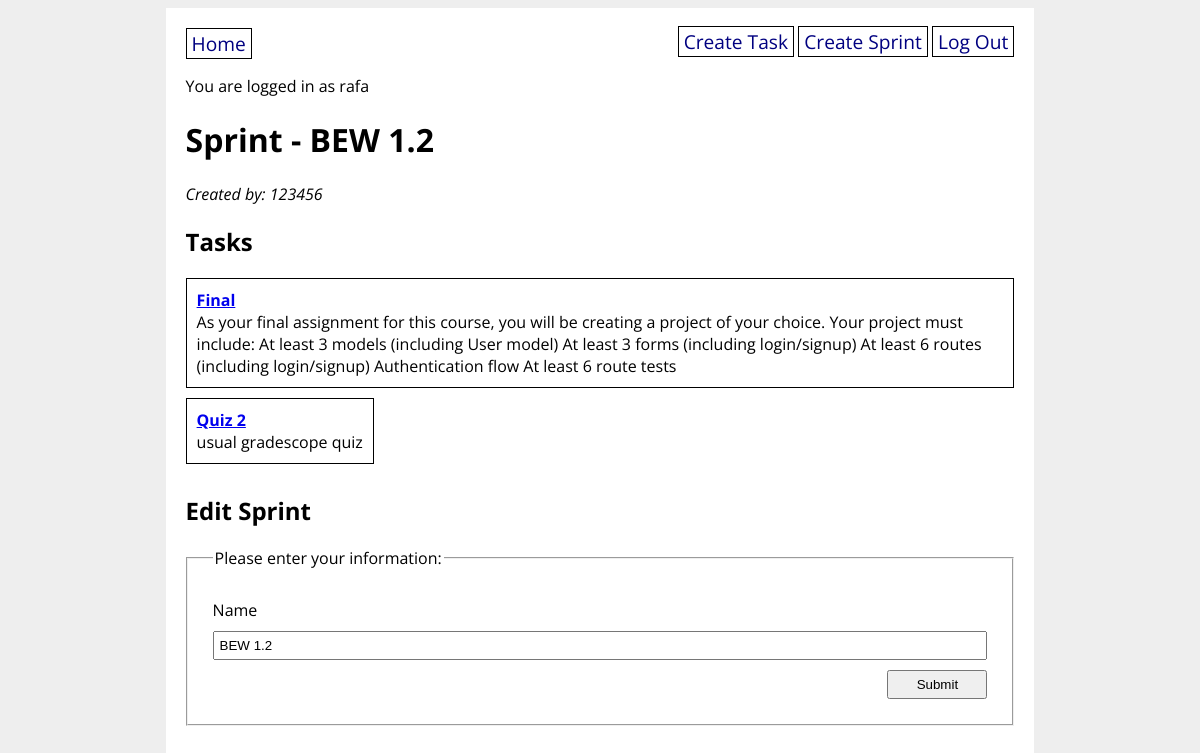
Screenshot of /sprint/1 (signed in) with the database file from the repository.
### final_app/models.py (models this page shows, shortened)
class User(UserMixin, db.Model):
    id = db.Column(db.Integer, primary_key=True)
    username = db.Column(db.String(20), nullable=False, unique=True)
    password = db.Column(db.String(200), nullable=False)

class Sprint(db.Model):
    id = db.Column(db.Integer, primary_key=True)
    name = db.Column(db.String(40), nullable=False)
    tasks = db.relationship("Task", back_populates="sprint")
    created_by_id = db.Column(db.Integer, db.ForeignKey("user.id"))
    created_by = db.relationship("User")

class Task(db.Model):
    id = db.Column(db.Integer, primary_key=True)
    title = db.Column(db.String(40), nullable=False)
    description = db.Column(db.String(400))
    difficulty = db.Column(
        db.Enum(TaskDifficulty), default=TaskDifficulty.MEDIUM
    )
    sprint_id = db.Column(
        db.Integer, db.ForeignKey("sprint.id"), nullable=False
    )
    sprint = db.relationship("Sprint", back_populates="tasks")
    created_by_id = db.Column(db.Integer, db.ForeignKey("user.id"))
    created_by = db.relationship("User")

### final_app/main/routes.py (the view)
@main.route("/sprint/<sprint_id>", methods=["GET", "POST"])
@login_required
def sprint_detail(sprint_id):
    sprint = Sprint.query.get(sprint_id)
    form = SprintForm(obj=sprint)
    if form.validate_on_submit():
        sprint.name = form.name.data
        db.session.commit()
        flash("Sprint succefully updated!")
    return render_template("sprint_detail.html", sprint=sprint, form=form)

### final_app/main/forms.py
class SprintForm(FlaskForm):
    name = StringField(
        label="Name", validators=[DataRequired(), Length(min=3, max=20)]
    )
    submit = SubmitField(label="Submit")

### final_app/__init__.py (called while the page is built)
@login_manager.user_loader
def load_user(user_id):
    return User.query.get(user_id)

### final_app/templates/sprint_detail.html (shortened to what this page needs)
{% extends 'base.html' %}
{% block content %}
<h1>Sprint - {{ sprint.name }}</h1>
<i>Created by: {{ sprint.created_by.username }}</i>
<h2>Tasks</h2>
<div class="items">
  {% for task in sprint.tasks %}
  <div class="store">
    <a href="/task/{{ task.id }}"><strong>{{ task.title }}</strong></a>
    <br>
    {{ task.description }}
  </div>
  {% endfor %}
</div>
<h2>Edit Sprint</h2>
<form method="POST" action="{{ url_for('main.sprint_detail', sprint_id=sprint.id) }}">
  <fieldset>
    <legend>Please enter your information:</legend>
    {{ form.name.label }}
    {{ form.name }}
    {{ form.submit}}
  </fieldset>
</form>
{% endblock %}

### final_app/templates/base.html (shortened to what this page needs)
<!DOCTYPE html>
<html>
<head>
  <link rel="stylesheet" href="/static/style.css">
</head>
<body>
  <div id="content">
    <nav>
      <a href="/">Home</a>
      <div>
        {% if current_user.is_authenticated %}
        <a href="/create_task">Create Task</a>
        <a href="/create_sprint">Create Sprint</a>
        <a href="/logout">Log Out</a>
        {% else %}
        <a href="/signup">Sign Up</a>
        <a href="/login">Log In</a>
        {% endif %}
      </div>
    </nav>
    {% if current_user.is_authenticated %}
    <p>You are logged in as {{ current_user.username }}</p>
    {% endif %}
    {% block content %}{% endblock %}
  </div>
</body>
</html>

### final_app/static/style.css (style rules this page uses)
body { display: flex; flex-direction: column; align-items: center; background-color: #eee; font-family: "Open Sans", sans-serif; }
#content { width: 70%; background-color: white; padding: 20px; }
nav { width: 100%; display: flex; flex-direction: row; justify-content: space-between; }
nav a { color: navy; text-decoration: none; border: 1px solid black; padding: 1px 5px; font-size: 1.2em; }
fieldset { display: flex; flex-direction: column; margin: 20px 0; padding: 20px; }
fieldset * { margin: 5px; }
fieldset input { padding: 5px; }
input[type="submit"] { width: 100px; align-self: flex-end; }
div.store { border: 1px solid black; padding: 10px; margin-bottom: 10px; }
div.items { display: flex; flex-direction: row; flex-wrap: wrap; }

### rows the page displays
User: username "rafa"
Sprint: name "BEW 1.2"
User: created_by.username "123456"
Task: title "Final", description "As your final assignment for this course, you will be creating a project of your choice. Your project must include: At least 3 models (including User model) At least 3 forms (including login/signup) At least 6 routes (including login/signup) Authentication flow At least 6 route tests"
Task: title "Quiz 2", description "usual gradescope quiz"
